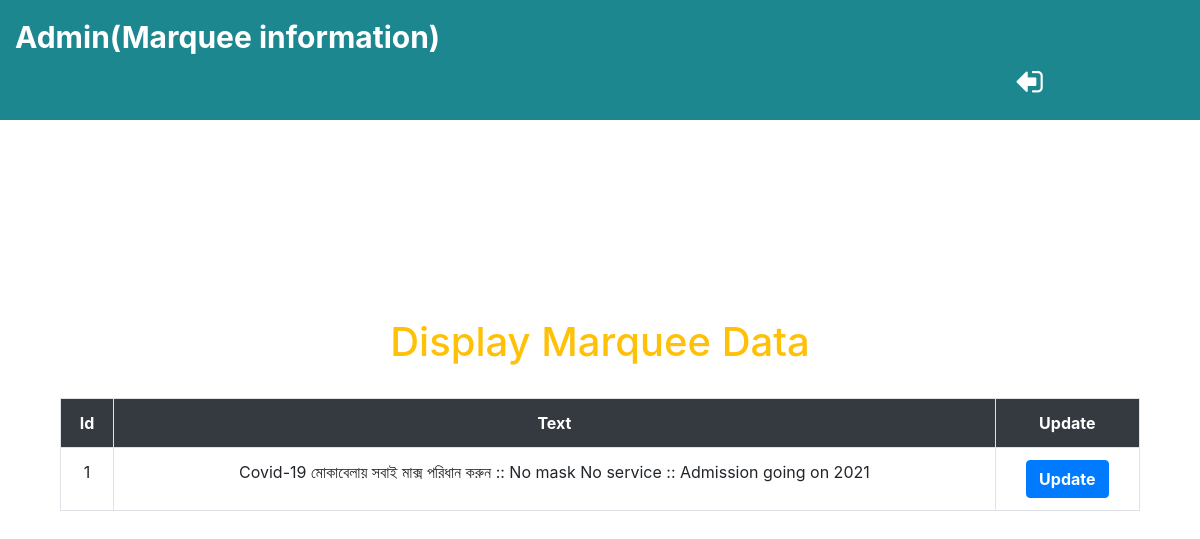
The page /marquee/Display.php on the database its author committed.
### tables this page shows
CREATE TABLE `marquee` (
  `id` int(11) NOT NULL,
  `Message` varchar(255) DEFAULT NULL
);

### marquee/Display.php (the view, shortened to what this page needs)
<!DOCTYPE html>
<html>
<head>
  <link rel="stylesheet" href="https://maxcdn.bootstrapcdn.com/bootstrap/4.0.0/css/bootstrap.min.css">
  <link rel="stylesheet" href="https://cdnjs.cloudflare.com/ajax/libs/font-awesome/4.7.0/css/font-awesome.min.css">
 <link rel="stylesheet" type="text/css" href="http://ajax.aspnetcdn.com/ajax/jquery.dataTables/1.9.4/css/jquery.dataTables.css">
</head>
<body>
<div class="wel"> Admin(Marquee information) <a href="../1_admin.php"><i  style="margin-left: 1000px;color: white;" class="fa fa-sign-out" aria-hidden="true"></i></a></div>
 <div class="container">
 <div class="col-lg-12">
 <br><br>
 <h1 class="text-warning text-center" style="margin-top: 150px;"> Display Marquee Data </h1>
 <br>
 <table  id="tabledata" class=" table table-striped table-hover table-bordered">
 <tr class="bg-dark text-white text-center">
 <th> Id </th>
 <th> Text </th>
 <th> Update </th>
 </tr >
 <?php
 include 'conn.php';
 $q = "select * from marquee ";
 $query = mysqli_query($con,$q);
 while($res = mysqli_fetch_array($query)){
 ?>
 <tr class="text-center">
 <td> <?php echo $res['id'];  ?> </td>
 <td> <?php echo $res['Message'];  ?> </td>
 <td> <button class="btn-primary btn"> <a href="update.php?id=<?php echo $res['id']; ?>" class="text-white"> Update </a> </button> </td>
 </tr>
 <?php
 }
  ?>
 </table>
 </div>
 </div>
</body>
</html>

### marquee/Display.php (style rules this page uses)
.wel { font-size: 30px; font-weight: bold; color: white; background-color:#1d878f ; padding: 15px; }
a { color: white; font-weight: bold; text-decoration: none; }
.fa-sign-out { transform: rotateZ(180deg); }

### rows shown on the page
marquee: id "1", Message "Covid-19 মোকাবেলায় সবাই মাক্স পরিধান করুন :: No mask No service :: Admission going on 2021"
